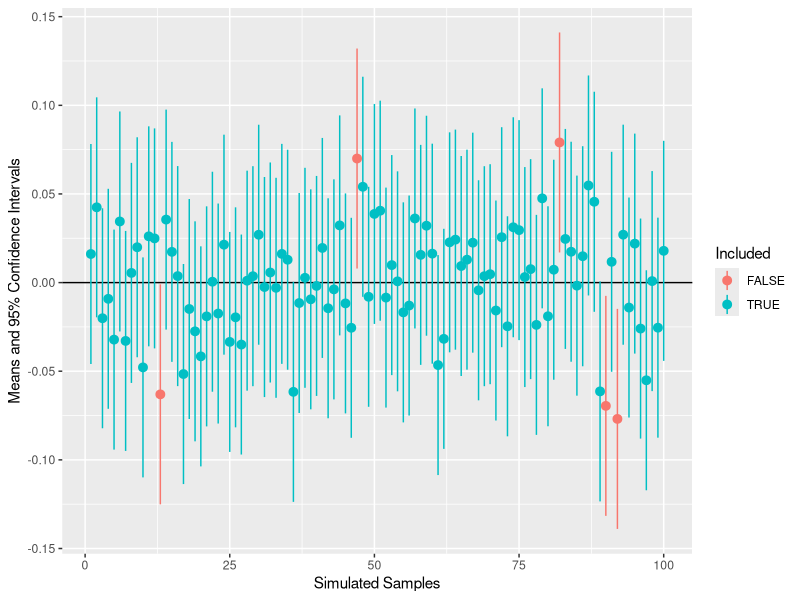

Generate this figure with R:
## ---- chunk 1
set.seed(123)
## ---- chunk 2
library(plyr)
samples <- rlply(100, rnorm(1000, 0, 1))
## ---- chunk 3
sim.stats <- function(x){ 
  mean <- mean(x)
  se <- 1/sqrt(length(x))
  df <- length(x) - 1
  tscore <- qt(.975, df) * se
  return(c(mean, mean - 0, se, mean - tscore, mean + tscore))
}
format <- c("Mean" = 0, "Bias" = 0, "Std.Err" = 0, "Lower" = 0, "Upper" = 0)
## ---- chunk 4
library(dplyr)
results <- samples %>%
  vapply(., sim.stats, format) %>%
  t() %>%
  as.data.frame() %>%
  mutate(Included = Lower < 0 & 0 < Upper)
## ---- chunk 5
colMeans(results)
## ---- chunk 6
library(ggplot2)
limits <- aes(ymax = results$Upper, ymin = results$Lower)
ggplot(results, aes(x=1:nrow(results), y=Mean, colour=Included)) +
  geom_hline(aes(yintercept=0), color="black") +
  geom_pointrange(limits) +
  xlab("Simulated Samples") +
  ylab("Means and 95% Confidence Intervals")
## ---- chunk 7
library(kableExtra)
table <- results[!results$Included, ]
kable(table[,1:5], "html") %>%
  kable_styling(full_width = FALSE)
